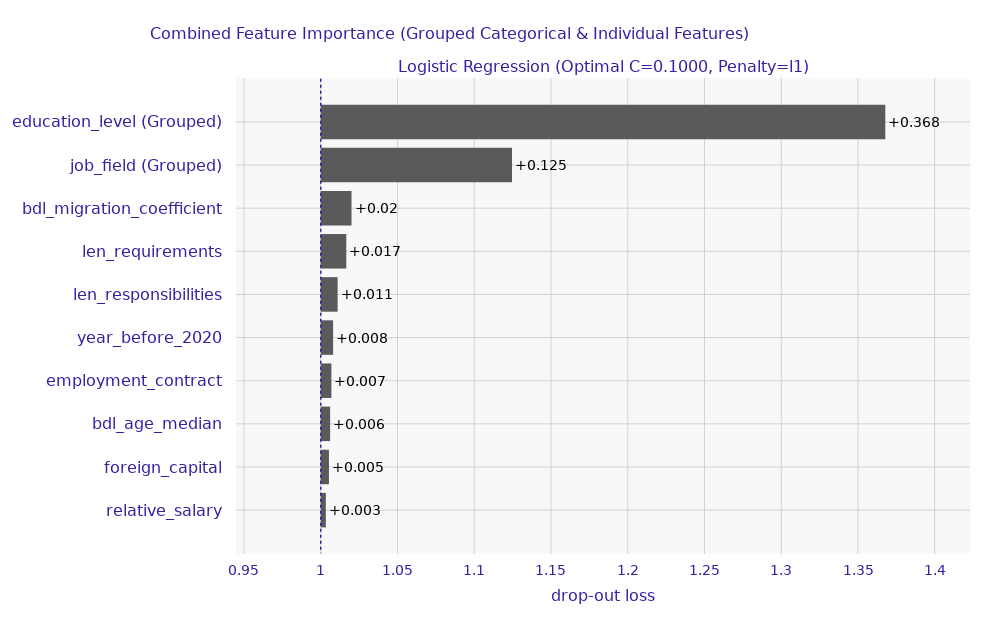

The cell this chart's notebook holds for it:
### Code cell
# Feature importance without ad_views, institutions and districts.
fi_result = log_regression(
    df_train1.drop(['ad_views'], axis=1),
    df_test1.drop('ad_views', axis=1),
    penalty='l1',
    solver='liblinear',
    cv=10,
    original_categorical_cols = ['job_field', 'position_category', 'education_level']
)
print(fi_result)

### Figure 1 — Plotly figure (JSON) as saved in the notebook; plotly's stock layout.template omitted (floating-point values rounded to 4 significant figures)
{"data": [{"base": 1.0, "hoverinfo": "text", "hoverlabel": {"bgcolor": "rgba(0,0,0,0.8)"}, "hovertext": ["Model: Logistic Regression (Optimal C=0.1000, Penalty=l1) loss after<br>variable: education_level (Grouped) is permuted: 1.368<br>Drop-out loss change: +0.368", "Model: Logistic Regression (Optimal C=0.1000, Penalty=l1) loss after<br>variable: job_field (Grouped) is permuted: 1.125<br>Drop-out loss change: +0.125", "Model: Logistic Regression (Optimal C=0.1000, Penalty=l1) loss after<br>variable: bdl_migration_coefficient is permuted: 1.02<br>Drop-out loss change: +0.02", "Model: Logistic Regression (Optimal C=0.1000, Penalty=l1) loss after<br>variable: len_requirements is permuted: 1.017<br>Drop-out loss change: +0.017", "Model: Logistic Regression (Optimal C=0.1000, Penalty=l1) loss after<br>variable: len_responsibilities is permuted: 1.011<br>Drop-out loss change: +0.011", "Model: Logistic Regression (Optimal C=0.1000, Penalty=l1) loss after<br>variable: year_before_2020 is permuted: 1.008<br>Drop-out loss change: +0.008", "Model: Logistic Regression (Optimal C=0.1000, Penalty=l1) loss after<br>variable: employment_contract is permuted: 1.007<br>Drop-out loss change: +0.007", "Model: Logistic Regression (Optimal C=0.1000, Penalty=l1) loss after<br>variable: bdl_age_median is permuted: 1.006<br>Drop-out loss change: +0.006", "Model: Logistic Regression (Optimal C=0.1000, Penalty=l1) loss after<br>variable: foreign_capital is permuted: 1.005<br>Drop-out loss change: +0.005", "Model: Logistic Regression (Optimal C=0.1000, Penalty=l1) loss after<br>variable: relative_salary is permuted: 1.003<br>Drop-out loss change: +0.003"], "marker": {"color": "#5A5A5A", "line": {"width": 0, "color": "#5A5A5A"}}, "orientation": "h", "showlegend": false, "text": ["+0.368", "+0.125", "+0.02", "+0.017", "+0.011", "+0.008", "+0.007", "+0.006", "+0.005", "+0.003"], "textposition": "outside", "x": [0.3678, 0.1246, 0.02005, 0.01666, 0.01101, 0.008071, 0.006954, 0.006132, 0.005365, 0.003336], "y": ["education_level (Grouped)", "job_field (Grouped)", "bdl_migration_coefficient", "len_requirements", "len_responsibilities", "year_before_2020", "employment_contract", "bdl_age_median", "foreign_capital", "relative_salary"], "type": "bar", "xaxis": "x", "yaxis": "y", "textfont": {"color": "black", "size": 14}}], "layout": {"xaxis": {"anchor": "y", "domain": [0.0, 1.0], "type": "linear", "gridwidth": 1, "zeroline": false, "automargin": true, "ticks": "outside", "tickcolor": "white", "ticklen": 3, "fixedrange": true, "range": [0.9448, 1.423], "title": {"font": {"size": 14}}, "tickfont": {"size": 14}, "showgrid": true, "gridcolor": "#D3D3D3", "griddash": "solid", "layer": "below traces"}, "yaxis": {"anchor": "x", "domain": [0.0, 1.0], "type": "category", "autorange": "reversed", "gridwidth": 1, "automargin": true, "ticks": "outside", "tickcolor": "white", "ticklen": 10, "fixedrange": true, "title": {"font": {"size": 14}}, "tickfont": {"size": 16}, "showgrid": true, "gridcolor": "#D3D3D3", "griddash": "solid", "layer": "below traces", "zeroline": false}, "annotations": [{"font": {"size": 16}, "showarrow": false, "text": "Logistic Regression (Optimal C=0.1000, Penalty=l1)", "x": 0.5, "xanchor": "center", "xref": "paper", "y": 1.0, "yanchor": "bottom", "yref": "paper"}, {"font": {"size": 16}, "showarrow": false, "text": "drop-out loss", "x": 0.5, "xanchor": "center", "xref": "paper", "y": 0, "yanchor": "top", "yref": "paper", "yshift": -30}], "shapes": [{"line": {"color": "#371ea3", "dash": "dot", "width": 1.5}, "type": "line", "x0": 1.0, "x1": 1.0, "xref": "x", "y0": -1, "y1": 10, "yref": "y"}], "title": {"text": "Combined Feature Importance (Grouped Categorical & Individual Features)", "x": 0.15, "font": {"size": 16}}, "font": {"color": "#371ea3", "family": "DejaVu Sans"}, "margin": {"t": 78, "b": 71, "r": 30}, "height": 625, "width": 1000, "paper_bgcolor": "white", "plot_bgcolor": "#F8F8F8"}}
